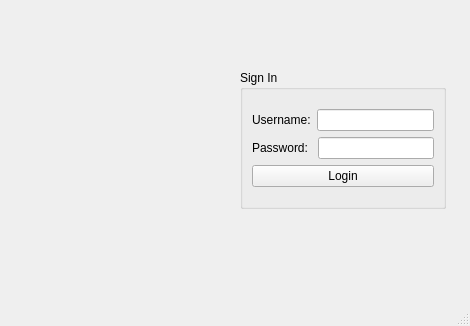
<?xml version="1.0" encoding="UTF-8"?>
<ui version="4.0">
 <class>MainWindow</class>
 <widget class="QMainWindow" name="MainWindow">
  <property name="geometry">
   <rect>
    <x>0</x>
    <y>0</y>
    <width>470</width>
    <height>326</height>
   </rect>
  </property>
  <property name="windowTitle">
   <string>MainWindow</string>
  </property>
  <widget class="QWidget" name="centralwidget">
   <widget class="QGroupBox" name="groupBox">
    <property name="geometry">
     <rect>
      <x>240</x>
      <y>70</y>
      <width>206</width>
      <height>139</height>
     </rect>
    </property>
    <property name="title">
     <string>Sign In</string>
    </property>
    <layout class="QVBoxLayout" name="verticalLayout_3">
     <item>
      <layout class="QVBoxLayout" name="verticalLayout_2">
       <item>
        <layout class="QVBoxLayout" name="verticalLayout">
         <item>
          <layout class="QHBoxLayout" name="horizontalLayout_2">
           <item>
            <widget class="QLabel" name="label">
             <property name="text">
              <string>Username:</string>
             </property>
            </widget>
           </item>
           <item>
            <widget class="QLineEdit" name="lineEdit_username"/>
           </item>
          </layout>
         </item>
         <item>
          <layout class="QHBoxLayout" name="horizontalLayout">
           <item>
            <widget class="QLabel" name="label_2">
             <property name="text">
              <string>Password: </string>
             </property>
            </widget>
           </item>
           <item>
            <widget class="QLineEdit" name="lineEdit_password">
             <property name="echoMode">
              <enum>QLineEdit::Password</enum>
             </property>
            </widget>
           </item>
          </layout>
         </item>
        </layout>
       </item>
       <item>
        <widget class="QPushButton" name="pushButton_login">
         <property name="text">
          <string>Login</string>
         </property>
        </widget>
       </item>
      </layout>
     </item>
    </layout>
   </widget>
  </widget>
  <widget class="QMenuBar" name="menubar">
   <property name="geometry">
    <rect>
     <x>0</x>
     <y>0</y>
     <width>470</width>
     <height>22</height>
    </rect>
   </property>
  </widget>
  <widget class="QStatusBar" name="statusbar"/>
 </widget>
 <resources/>
 <connections/>
</ui>
